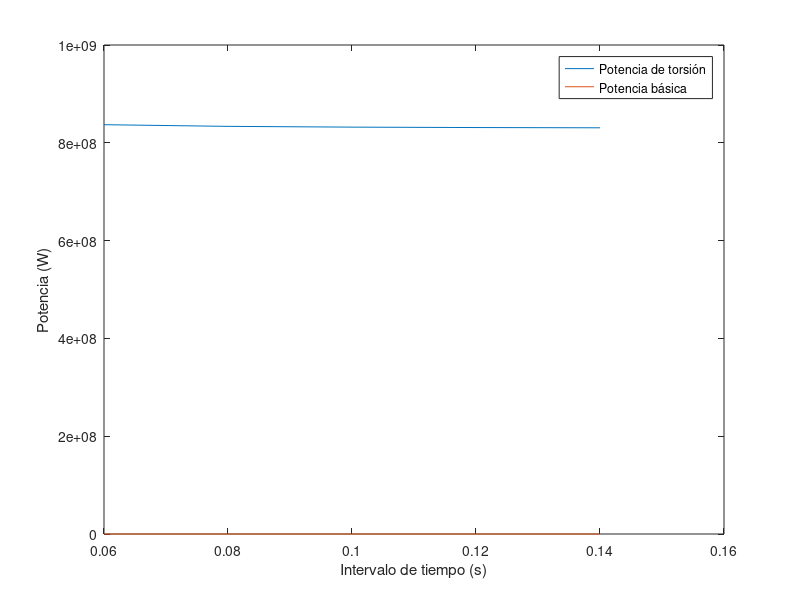

MATLAB code for this plot:
% José Antonio Fernández López
% TFG - Generación de energía con una turbina eólica flotante

%% Pruebas

%% Configuración

    % Densidad del aire
       Ro = 1.225; %Kg/m^3

    % Longitud de la pala
        L = 55; %m

    % Número de segmentos en los que se divide la pala
        N = 5;
        i = 1:N;

    % Ángulo inicial de giro
        theta_1 = 3; %Grados [º]

    % Variación de Theta_i
        Delta_theta = 0.05; %Grados [º]

        %Creamos el ángulo de torsión
        theta_i = zeros(1,N);
    
            for j = 1:5
                if j < 2
                    theta_i(1) = theta_1;
                else
                    theta_i(j) = theta_i(j-1) + Delta_theta;
                end
            end
    
        theta_1 = (theta_1 * pi) / 180; %Rad
        Delta_theta = (Delta_theta * pi) / 180; %Rad
        theta_i = (theta_i .* pi) / 180; %Rad
        
    % Velocidad del viento
        u = 1:1:100; %m/s

    % Densidad del material de la pala
        CFRP = 18000; %kg/m^3
        GFRP = 15000; %kg/m^3
        GFEpoxi = 17000; %kg/m^3
        dens_pala = [CFRP GFRP GFEpoxi];
    
    % Masa de la pala
        masa_pala = 5000; %Kg

%% Fórmulas para el cálculo inicial y completo de la pala de la turbina eólica.
 
  % Establecemos el buje y la punta
    Buje = 3; %m
    Punta = 1; %m
    L_i = L/N;
  % Se calcula la hipotenusa de borde de fuga
    H_bf = sqrt(((Buje - Punta)^2) + L^2);
  % Ahora el ángulo Phi, con el que decrece la chord line a lo largo de L
    Phi = asin( (Buje - Punta) / H_bf );
    Phi_deg = (Phi * 180) / pi
  % Variables necesarias para el cálculo de la chord line
    altura_i = (((2*i) -1) * L) / (2*N);
    diagonal_i = (((2*i) -1) * H_bf) / (2*N);
    x_i = sqrt(diagonal_i.^2 - altura_i.^2);
   % Ya se puede obtener la línea de cuerda de cada segmento
    c_i = Buje - x_i;
    
  % Usando algunas fórmulas del desarrollo de Carlos Armenta Deu,
  % referenciado en mi trabajo.
    % Lado inicial de la pala
        c_left_i = c_i + (L_i/2) * tan(Phi);
    % Lado final de la pala
        c_right_i = c_i - (L_i/2) * tan(Phi);
    % Área de la pala
        S_i = ((c_left_i + c_right_i) * L) / 2;

    %Definición del brazo
        cateto_buje = (Buje/2) - (Punta/2);
        R_brazo = sqrt(cateto_buje.^2 + L.^2);
        brazo_i = (((2*i) -1) * R_brazo) / (2*N);


        %EL PROBLEMA TIENE QUE ESTAR AQUÍ
    % Momento inercia del área de un trapecio
        I_area = (L_i^3).*((c_right_i.^2) + (4.*c_right_i.*c_left_i) + (c_left_i.^2)) ./ (36 .* (c_right_i + c_left_i))

    % Momento de inercia
        I = dens_pala(1) .* I_area

    % Momento de inercia de un rectángulo
        S_pala = sum(S_i); 
        m_i = (S_i/S_pala) * masa_pala;

    % Calculamos el tiempo, lo que tarda el viento en atravesar el
    % segmento
        intervalo_tiempo = c_i ./ u(20);
    
%% Cuando solo presenta ángulo de cabeceo
    % Fuerza del viento
        F_viento_i = (1/2) .* Ro .* S_i .* u(20).^2
    % Fuerza normal
        F_normal_i = F_viento_i .* sin(theta_1)
    % Momento de torsión
        torque_0 = F_normal_i .* brazo_i;
    % Torque global
        torque_global_0 = sum(torque_0)



    % Aceleración angular
        alpha_ang_0 = torque_global_0 ./ I;
    % Velocidad angular
        Omega_0 = alpha_ang_0 .* intervalo_tiempo;
    % Potencia de la pala
        potencia_0 = torque_global_0 * Omega_0;
%% Cuando presenta ángulo de cabeceo y torsión de los segmentos

    % Fuerza normal
        F_normal_i_torsion = F_viento_i .* sin(theta_i)
    % Momento de torsión
        %Se necesita multiplicar por el seno del ángulo de torsión para
        %sacar el torque del área efectiva
        torque_1 = zeros(1,N);
      
            for j = 1:5
                if j < 2
                    torque_1(1) = F_normal_i_torsion(1) .* brazo_i(1);
                else
                       %AQUÍ TMB SE ME PRESENTA UN PROBLEMA, SE ME HACE LA
                       %MEDIDA MUY PEQUEÑA, ALGO PASA.
                    torque_1(j) = F_normal_i_torsion(j) .* brazo_i(j) ./ sin(Delta_theta);
                end
            end

    % Torque global
        torque_global_1 = sum(torque_1)

    % Aceleración angular
        alpha_ang_1 = torque_global_1 ./ I
    % Velocidad angular
        Omega_1 = alpha_ang_1 .* intervalo_tiempo
    % Potencia de la pala
        potencia_1 = torque_global_1 * Omega_1


        
 %% Representaciones

    figure('Name','Potencia en cada segmento de la pala con u fija','NumberTitle','off');
        plot(intervalo_tiempo,potencia_1);
        hold on;
        plot(intervalo_tiempo,potencia_0);
        xlabel('Intervalo de tiempo (s)');
        ylabel('Potencia (W)');
        legend('Potencia de torsión','Potencia básica')



